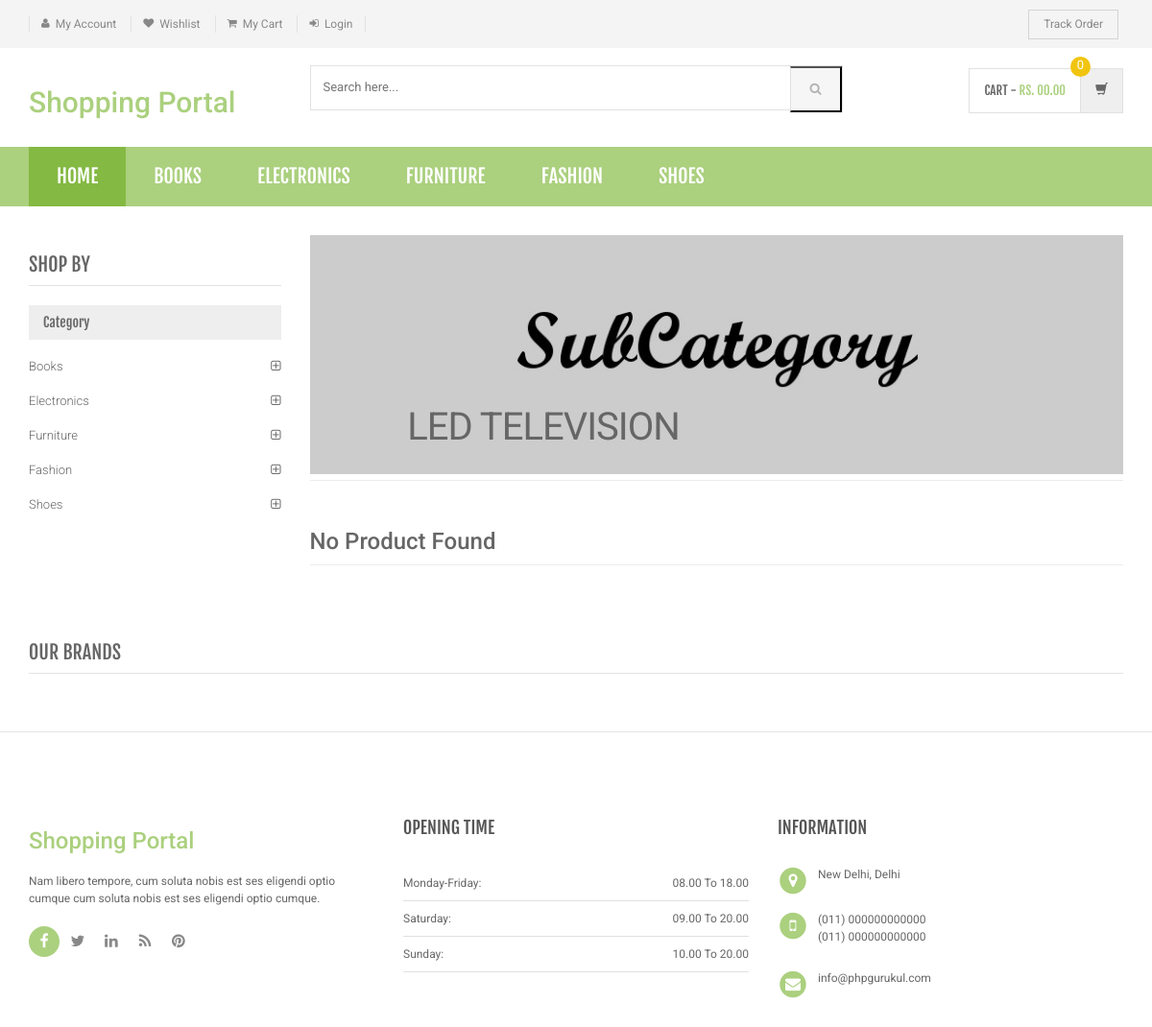
Screenshot of /shopping/sub-category.php?scid=2 with the database file from the repository.
### tables this page shows
CREATE TABLE `category` (
  `id` int(11) NOT NULL,
  `categoryName` varchar(255) DEFAULT NULL,
  `categoryDescription` longtext DEFAULT NULL,
  `creationDate` timestamp NOT NULL DEFAULT current_timestamp(),
  `updationDate` varchar(255) DEFAULT NULL
);

CREATE TABLE `subcategory` (
  `id` int(11) NOT NULL,
  `categoryid` int(11) DEFAULT NULL,
  `subcategory` varchar(255) DEFAULT NULL,
  `creationDate` timestamp NULL DEFAULT current_timestamp(),
  `updationDate` varchar(255) DEFAULT NULL
);

### shopping/sub-category.php (the view, shortened to what this page needs)
<?php
include('includes/config.php');
$cid=intval($_GET['scid']);
?>
<!DOCTYPE html>
<html lang="en">
	<head>
	    <link rel="stylesheet" href="assets/css/bootstrap.min.css">
	    <link rel="stylesheet" href="assets/css/main.css">
	    <link rel="stylesheet" href="assets/css/green.css">
	    <link rel="stylesheet" href="assets/css/owl.carousel.css">
		<link rel="stylesheet" href="assets/css/owl.transitions.css">
		<link href="assets/css/lightbox.css" rel="stylesheet">
		<link rel="stylesheet" href="assets/css/animate.min.css">
		<link rel="stylesheet" href="assets/css/rateit.css">
		<link rel="stylesheet" href="assets/css/bootstrap-select.min.css">
		<link rel="stylesheet" href="assets/css/config.css">
		<link href="assets/css/green.css" rel="alternate stylesheet" title="Green color">
		<link href="assets/css/blue.css" rel="alternate stylesheet" title="Blue color">
		<link href="assets/css/red.css" rel="alternate stylesheet" title="Red color">
		<link href="assets/css/orange.css" rel="alternate stylesheet" title="Orange color">
		<link href="assets/css/dark-green.css" rel="alternate stylesheet" title="Darkgreen color">
		<link rel="stylesheet" href="assets/css/font-awesome.min.css">
	</head>
    <body class="cnt-home">
<header class="header-style-1">
<?php include('includes/top-header.php');?>
<?php include('includes/main-header.php');?>
<?php include('includes/menu-bar.php');?>
</header>
<div class="body-content outer-top-xs">
	<div class='container'>
		<div class='row outer-bottom-sm'>
			<div class='col-md-3 sidebar'>
	            <div class="sidebar-module-container">
	            	<h3 class="section-title">shop by</h3>
	            	<div class="sidebar-filter">
<div class="sidebar-widget wow fadeInUp outer-bottom-xs ">
	<div class="widget-header m-t-20">
		<h4 class="widget-title">Category</h4>
	</div>
	<div class="sidebar-widget-body m-t-10">
	         <?php $sql=mysqli_query($con,"select id,categoryName  from category");
while($row=mysqli_fetch_array($sql))
{
    ?>
		<div class="accordion">
	    	<div class="accordion-group">
	            <div class="accordion-heading">
	                <a href="category.php?cid=<?php echo $row['id'];?>"  class="accordion-toggle collapsed">
	                   <?php echo $row['categoryName'];?>
	                </a>
	            </div>
	        </div>
	    </div>
	    <?php } ?>
	</div>
</div>
	            	</div>
	            </div>
            </div>
			<div class='col-md-9'>
	<div id="category" class="category-carousel hidden-xs">
		<div class="item">
			<div class="image">
				<img src="assets/images/banners/cat-banner-2.jpg" alt="" class="img-responsive">
			</div>
			<div class="container-fluid">
				<div class="caption vertical-top text-left">
					<div class="big-text">
						<br />
					</div>
					       <?php $sql=mysqli_query($con,"select subcategory  from subcategory where id='$cid'");
while($row=mysqli_fetch_array($sql))
{
    ?>
					<div class="excerpt hidden-sm hidden-md">
						<?php echo htmlentities($row['subcategory']);?>
					</div>
			<?php } ?>
				</div>
			</div>
		</div>
</div>
				<div class="search-result-container">
					<div id="myTabContent" class="tab-content">
						<div class="tab-pane active " id="grid-container">
							<div class="category-product  inner-top-vs">
								<div class="row">
			<?php
$ret=mysqli_query($con,"select * from products where subCategory='$cid'");
$num=mysqli_num_rows($ret);
if($num>0)
{
while ($row=mysqli_fetch_array($ret))
{?>
		<div class="col-sm-6 col-md-4 wow fadeInUp">
			<div class="products">
	<div class="product">
		<div class="product-image">
			<div class="image">
				<a href="product-details.php?pid=<?php echo htmlentities($row['id']);?>"><img  src="assets/images/blank.gif" data-echo="admin/productimages/<?php echo htmlentities($row['id']);?>/<?php echo htmlentities($row['productImage1']);?>" alt="" width="200" height="300"></a>
			</div>
		</div>
		<div class="product-info text-left">
			<h3 class="name"><a href="product-details.php?pid=<?php echo htmlentities($row['id']);?>"><?php echo htmlentities($row['productName']);?></a></h3>
			<div class="rating rateit-small"></div>
			<div class="description"></div>
			<div class="product-price">
				<span class="price">
					Rs. <?php echo htmlentities($row['productPrice']);?>			</span>
										     <span class="price-before-discount">Rs. <?php echo htmlentities($row['productPriceBeforeDiscount']);?></span>
			</div>
		</div>
					<div class="cart clearfix animate-effect">
				<div class="action">
					<ul class="list-unstyled">
						<li class="add-cart-button btn-group">
						<?php if($row['productAvailability']=='In Stock'){?>
										<button class="btn btn-primary icon" data-toggle="dropdown" type="button">
								<i class="fa fa-shopping-cart"></i>
							</button>
							<a href="category.php?page=product&action=add&id=<?php echo $row['id']; ?>">
							<button class="btn btn-primary" type="button">Add to cart</button></a>
								<?php } else {?>
							<div class="action" style="color:red">Out of Stock</div>
					<?php } ?>
						</li>
		                <li class="lnk wishlist">
							<a class="add-to-cart" href="category.php?pid=<?php echo htmlentities($row['id'])?>&&action=wishlist" title="Wishlist">
								 <i class="icon fa fa-heart"></i>
							</a>
						</li>
					</ul>
				</div>
			</div>
			</div>
			</div>
		</div>
	  <?php } } else {?>
		<div class="col-sm-6 col-md-4 wow fadeInUp"> <h3>No Product Found</h3>
		</div>
<?php } ?>
										</div>
							</div>
						</div>
				</div>
			</div>
		</div></div>
		<?php include('includes/brands-slider.php');?>
</div>
</div>
<?php include('includes/footer.php');?>
</body>
</html>

### shopping/includes/menu-bar.php (shortened to what this page needs)
<div class="header-nav animate-dropdown">
    <div class="container">
        <div class="yamm navbar navbar-default" role="navigation">
            <div class="nav-bg-class">
                <div class="navbar-collapse collapse" id="mc-horizontal-menu-collapse">
	<div class="nav-outer">
		<ul class="nav navbar-nav">
			<li class="active dropdown yamm-fw">
				<a href="index.php" data-hover="dropdown" class="dropdown-toggle">Home</a>
			</li>
              <?php $sql=mysqli_query($con,"select id,categoryName  from category limit 6");
while($row=mysqli_fetch_array($sql))
{
    ?>
			<li class="dropdown yamm">
				<a href="category.php?cid=<?php echo $row['id'];?>"> <?php echo $row['categoryName'];?></a>
			</li>
			<?php } ?>
		</ul>
		<div class="clearfix"></div>
	</div>
</div>
            </div>
        </div>
    </div>
</div>

### shopping/assets/css/green.css (style rules this page uses)
a { color: #abd07e; }
.header-style-1 .header-nav { background: #abd07e; }
.cnt-home .header-style-1 .header-nav .navbar .navbar-nav > li.active { background: #84b943; }
.sidebar .sidebar-module-container .sidebar-widget .sidebar-widget-body .accordion .accordion-group .accordion-heading .accordion-toggle, .sidebar .sidebar-module-container .sidebar-widget .sidebar-widget-body .accordion .accordion-group .accordion-heading .accordion-toggle:hover, .sidebar .sidebar-module-container .sidebar-widget .sidebar-widget-body .accordion .accordion-group .accordion-heading .accordion-toggle:focus, .sidebar .sidebar-module-container .sidebar-widget .sidebar-widget-body .accordion .accordion-group .accordion-heading .accordion-toggle:after { color: #abd07e; }

### shopping/assets/css/lightbox.css (style rules this page uses)
body:after { content: url(../images/close.png) url(../images/loading.gif) url(../images/prev.png) url(../images/next.png); display: none; }

### shopping/assets/css/blue.css (style rules this page uses)
a { color: #3498db; }
.header-style-1 .header-nav { background: #3498db; }
.cnt-home .header-style-1 .header-nav .navbar .navbar-nav > li.active { background: #1d6ca1; }
.sidebar .sidebar-module-container .sidebar-widget .sidebar-widget-body .accordion .accordion-group .accordion-heading .accordion-toggle, .sidebar .sidebar-module-container .sidebar-widget .sidebar-widget-body .accordion .accordion-group .accordion-heading .accordion-toggle:hover, .sidebar .sidebar-module-container .sidebar-widget .sidebar-widget-body .accordion .accordion-group .accordion-heading .accordion-toggle:focus, .sidebar .sidebar-module-container .sidebar-widget .sidebar-widget-body .accordion .accordion-group .accordion-heading .accordion-toggle:after { color: #3498db; }

### shopping/assets/css/red.css (style rules this page uses)
a { color: #ff6c6c; }
.header-style-1 .header-nav { background: #ff6c6c; }
.cnt-home .header-style-1 .header-nav .navbar .navbar-nav > li.active { background: #ff1a1a; }
.sidebar .sidebar-module-container .sidebar-widget .sidebar-widget-body .accordion .accordion-group .accordion-heading .accordion-toggle, .sidebar .sidebar-module-container .sidebar-widget .sidebar-widget-body .accordion .accordion-group .accordion-heading .accordion-toggle:hover, .sidebar .sidebar-module-container .sidebar-widget .sidebar-widget-body .accordion .accordion-group .accordion-heading .accordion-toggle:focus, .sidebar .sidebar-module-container .sidebar-widget .sidebar-widget-body .accordion .accordion-group .accordion-heading .accordion-toggle:after { color: #ff6c6c; }

### shopping/assets/css/orange.css (style rules this page uses)
a { color: #f39c12; }
.header-style-1 .header-nav { background: #f39c12; }
.cnt-home .header-style-1 .header-nav .navbar .navbar-nav > li.active { background: #ab6c09; }
.sidebar .sidebar-module-container .sidebar-widget .sidebar-widget-body .accordion .accordion-group .accordion-heading .accordion-toggle, .sidebar .sidebar-module-container .sidebar-widget .sidebar-widget-body .accordion .accordion-group .accordion-heading .accordion-toggle:hover, .sidebar .sidebar-module-container .sidebar-widget .sidebar-widget-body .accordion .accordion-group .accordion-heading .accordion-toggle:focus, .sidebar .sidebar-module-container .sidebar-widget .sidebar-widget-body .accordion .accordion-group .accordion-heading .accordion-toggle:after { color: #f39c12; }

### shopping/assets/css/dark-green.css (style rules this page uses)
a { color: #12cca7; }
.header-style-1 .header-nav { background: #12cca7; }
.cnt-home .header-style-1 .header-nav .navbar .navbar-nav > li.active { background: #0b816a; }
.sidebar .sidebar-module-container .sidebar-widget .sidebar-widget-body .accordion .accordion-group .accordion-heading .accordion-toggle, .sidebar .sidebar-module-container .sidebar-widget .sidebar-widget-body .accordion .accordion-group .accordion-heading .accordion-toggle:hover, .sidebar .sidebar-module-container .sidebar-widget .sidebar-widget-body .accordion .accordion-group .accordion-heading .accordion-toggle:focus, .sidebar .sidebar-module-container .sidebar-widget .sidebar-widget-body .accordion .accordion-group .accordion-heading .accordion-toggle:after { color: #12cca7; }

### rows the page displays
category: categoryName "BOOKS", categoryName "Books"
category: categoryName "ELECTRONICS", categoryName "Electronics"
category: categoryName "FURNITURE", categoryName "Furniture"
category: categoryName "FASHION", categoryName "Fashion"
category: categoryName "SHOES", categoryName "Shoes"
subcategory: subcategory "LED TELEVISION"
